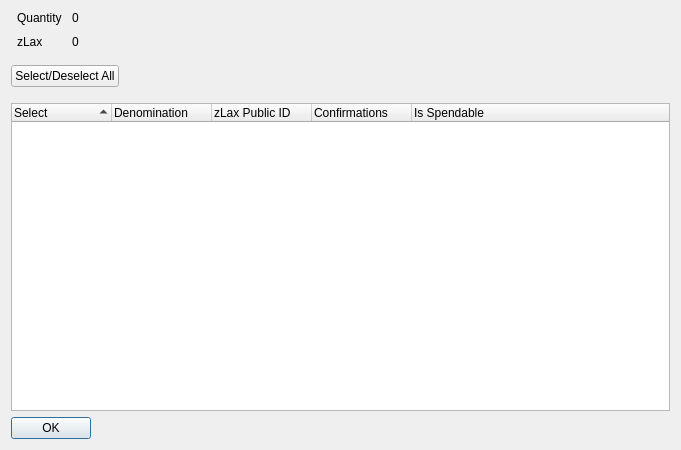
<?xml version="1.0" encoding="UTF-8"?>
<ui version="4.0">
 <class>ZLaxControlDialog</class>
 <widget class="QDialog" name="ZLaxControlDialog">
  <property name="geometry">
   <rect>
    <x>0</x>
    <y>0</y>
    <width>681</width>
    <height>450</height>
   </rect>
  </property>
  <property name="minimumSize">
   <size>
    <width>681</width>
    <height>450</height>
   </size>
  </property>
  <property name="windowTitle">
   <string>Select zLax to Spend</string>
  </property>
  <layout class="QVBoxLayout" name="verticalLayout" stretch="0,0,0,0">
   <item>
    <layout class="QHBoxLayout" name="horizontalLayout" stretch="0,0">
     <property name="spacing">
      <number>-1</number>
     </property>
     <property name="bottomMargin">
      <number>10</number>
     </property>
     <item>
      <layout class="QFormLayout" name="formLayout">
       <property name="horizontalSpacing">
        <number>10</number>
       </property>
       <property name="verticalSpacing">
        <number>10</number>
       </property>
       <property name="leftMargin">
        <number>6</number>
       </property>
       <property name="rightMargin">
        <number>6</number>
       </property>
       <item row="0" column="0">
        <widget class="QLabel" name="labelQuantity">
         <property name="text">
          <string>Quantity</string>
         </property>
        </widget>
       </item>
       <item row="0" column="1">
        <widget class="QLabel" name="labelQuantity_int">
         <property name="text">
          <string>0</string>
         </property>
        </widget>
       </item>
       <item row="1" column="0">
        <widget class="QLabel" name="labelZLax">
         <property name="text">
          <string>zLax</string>
         </property>
        </widget>
       </item>
       <item row="1" column="1">
        <widget class="QLabel" name="labelZLax_int">
         <property name="text">
          <string>0</string>
         </property>
        </widget>
       </item>
      </layout>
     </item>
     <item>
      <spacer name="horizontalSpacer_2">
       <property name="orientation">
        <enum>Qt::Horizontal</enum>
       </property>
       <property name="sizeHint" stdset="0">
        <size>
         <width>40</width>
         <height>20</height>
        </size>
       </property>
      </spacer>
     </item>
    </layout>
   </item>
   <item>
    <layout class="QHBoxLayout" name="horizontalLayout3" stretch="0,0">
     <property name="spacing">
      <number>14</number>
     </property>
     <property name="bottomMargin">
      <number>10</number>
     </property>
     <item>
      <widget class="QPushButton" name="pushButtonAll">
       <property name="text">
        <string>Select/Deselect All</string>
       </property>
      </widget>
     </item>
     <item>
      <spacer name="horizontalSpacer">
       <property name="orientation">
        <enum>Qt::Horizontal</enum>
       </property>
       <property name="sizeHint" stdset="0">
        <size>
         <width>40</width>
         <height>20</height>
        </size>
       </property>
      </spacer>
     </item>
    </layout>
   </item>
   <item>
    <widget class="QTreeWidget" name="treeWidget">
     <property name="sizePolicy">
      <sizepolicy hsizetype="Expanding" vsizetype="Expanding">
       <horstretch>0</horstretch>
       <verstretch>0</verstretch>
      </sizepolicy>
     </property>
     <property name="minimumSize">
      <size>
       <width>0</width>
       <height>250</height>
      </size>
     </property>
     <property name="alternatingRowColors">
      <bool>true</bool>
     </property>
     <property name="sortingEnabled">
      <bool>true</bool>
     </property>
     <property name="columnCount">
      <number>5</number>
     </property>
     <attribute name="headerDefaultSectionSize">
      <number>100</number>
     </attribute>
     <column>
      <property name="text">
       <string notr="true">Select</string>
      </property>
     </column>
     <column>
      <property name="text">
       <string notr="true">Denomination</string>
      </property>
     </column>
     <column>
      <property name="text">
       <string notr="true">zLax Public ID</string>
      </property>
     </column>
     <column>
      <property name="text">
       <string notr="true">Confirmations</string>
      </property>
     </column>
     <column>
      <property name="text">
       <string>Is Spendable</string>
      </property>
     </column>
    </widget>
   </item>
   <item>
    <widget class="QDialogButtonBox" name="buttonBox">
     <property name="sizePolicy">
      <sizepolicy hsizetype="Maximum" vsizetype="Fixed">
       <horstretch>0</horstretch>
       <verstretch>0</verstretch>
      </sizepolicy>
     </property>
     <property name="orientation">
      <enum>Qt::Horizontal</enum>
     </property>
     <property name="standardButtons">
      <set>QDialogButtonBox::Ok</set>
     </property>
    </widget>
   </item>
  </layout>
 </widget>
 <resources/>
 <connections>
  <connection>
   <sender>buttonBox</sender>
   <signal>accepted()</signal>
   <receiver>ZLaxControlDialog</receiver>
   <slot>accept()</slot>
   <hints>
    <hint type="sourcelabel">
     <x>248</x>
     <y>254</y>
    </hint>
    <hint type="destinationlabel">
     <x>157</x>
     <y>274</y>
    </hint>
   </hints>
  </connection>
  <connection>
   <sender>buttonBox</sender>
   <signal>rejected()</signal>
   <receiver>ZLaxControlDialog</receiver>
   <slot>reject()</slot>
   <hints>
    <hint type="sourcelabel">
     <x>316</x>
     <y>260</y>
    </hint>
    <hint type="destinationlabel">
     <x>286</x>
     <y>274</y>
    </hint>
   </hints>
  </connection>
 </connections>
</ui>
